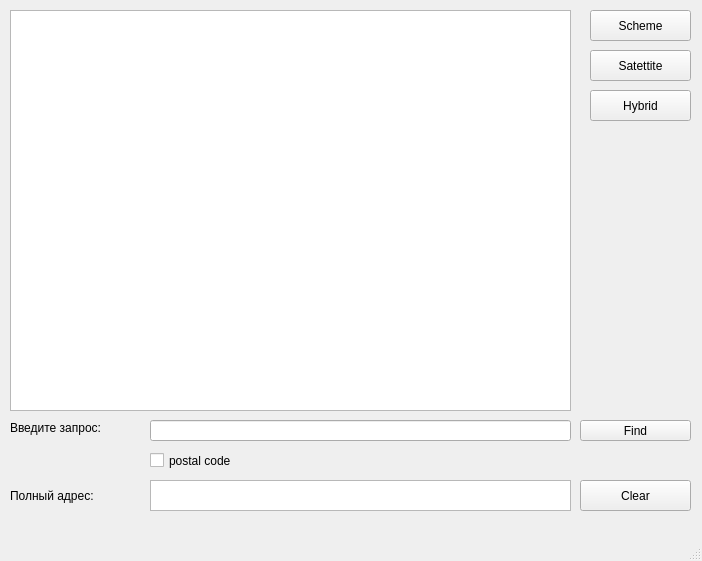
<?xml version="1.0" encoding="UTF-8"?>
<ui version="4.0">
 <class>MainWindow</class>
 <widget class="QMainWindow" name="MainWindow">
  <property name="geometry">
   <rect>
    <x>0</x>
    <y>0</y>
    <width>702</width>
    <height>561</height>
   </rect>
  </property>
  <property name="windowTitle">
   <string>MainWindow</string>
  </property>
  <widget class="QWidget" name="centralwidget">
   <widget class="QTextBrowser" name="yandex_map">
    <property name="geometry">
     <rect>
      <x>10</x>
      <y>10</y>
      <width>561</width>
      <height>401</height>
     </rect>
    </property>
   </widget>
   <widget class="QPushButton" name="schemeButton">
    <property name="geometry">
     <rect>
      <x>590</x>
      <y>10</y>
      <width>101</width>
      <height>31</height>
     </rect>
    </property>
    <property name="text">
     <string>Scheme</string>
    </property>
   </widget>
   <widget class="QPushButton" name="satteliteButton">
    <property name="geometry">
     <rect>
      <x>590</x>
      <y>50</y>
      <width>101</width>
      <height>31</height>
     </rect>
    </property>
    <property name="text">
     <string>Satettite</string>
    </property>
   </widget>
   <widget class="QPushButton" name="hybridButton">
    <property name="geometry">
     <rect>
      <x>590</x>
      <y>90</y>
      <width>101</width>
      <height>31</height>
     </rect>
    </property>
    <property name="text">
     <string>Hybrid</string>
    </property>
   </widget>
   <widget class="QLineEdit" name="input_text">
    <property name="geometry">
     <rect>
      <x>150</x>
      <y>420</y>
      <width>421</width>
      <height>21</height>
     </rect>
    </property>
   </widget>
   <widget class="QLabel" name="Input_name">
    <property name="geometry">
     <rect>
      <x>10</x>
      <y>420</y>
      <width>121</width>
      <height>16</height>
     </rect>
    </property>
    <property name="text">
     <string>Введите запрос:</string>
    </property>
   </widget>
   <widget class="QPushButton" name="findButton">
    <property name="geometry">
     <rect>
      <x>580</x>
      <y>420</y>
      <width>111</width>
      <height>21</height>
     </rect>
    </property>
    <property name="text">
     <string>Find</string>
    </property>
   </widget>
   <widget class="QPushButton" name="clearButton">
    <property name="geometry">
     <rect>
      <x>580</x>
      <y>480</y>
      <width>111</width>
      <height>31</height>
     </rect>
    </property>
    <property name="text">
     <string>Clear</string>
    </property>
   </widget>
   <widget class="QTextBrowser" name="output_text">
    <property name="geometry">
     <rect>
      <x>150</x>
      <y>480</y>
      <width>421</width>
      <height>31</height>
     </rect>
    </property>
    <property name="mouseTracking">
     <bool>true</bool>
    </property>
   </widget>
   <widget class="QLabel" name="output_name">
    <property name="geometry">
     <rect>
      <x>10</x>
      <y>480</y>
      <width>101</width>
      <height>31</height>
     </rect>
    </property>
    <property name="text">
     <string>Полный адрес:</string>
    </property>
   </widget>
   <widget class="QCheckBox" name="checkBox">
    <property name="geometry">
     <rect>
      <x>150</x>
      <y>450</y>
      <width>101</width>
      <height>21</height>
     </rect>
    </property>
    <property name="text">
     <string>postal code</string>
    </property>
   </widget>
  </widget>
  <widget class="QMenuBar" name="menubar">
   <property name="geometry">
    <rect>
     <x>0</x>
     <y>0</y>
     <width>702</width>
     <height>21</height>
    </rect>
   </property>
  </widget>
  <widget class="QStatusBar" name="statusbar"/>
 </widget>
 <resources/>
 <connections/>
</ui>
